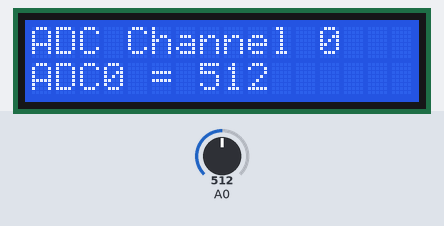
The sketch below on a simulated Arduino Uno, built with avr-gcc and run on an emulated ATmega328P. Shown: 16×2 character LCD. The test bench sets the inputs (shaded band); at power-on: A0 = 512.

Above: at 1.2 s.
1.3 s: A0 set to 716
At 1.7 s:
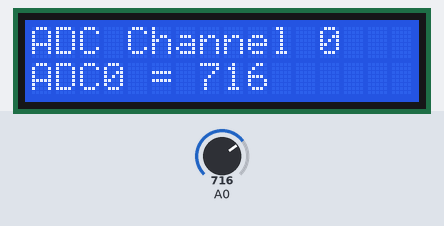
2.8 s: A0 set to 900
At 3.4 s:
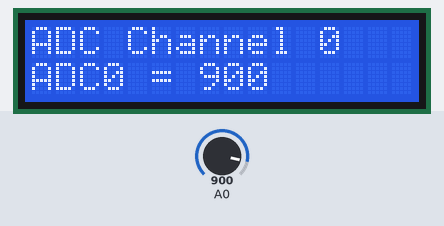
4.3 s: A0 set to 1023
At 5.0 s:
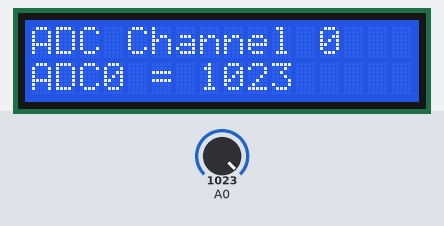
Timing chart, 0 to 7.3 s (numbered marks = the images above; inputs shaded):
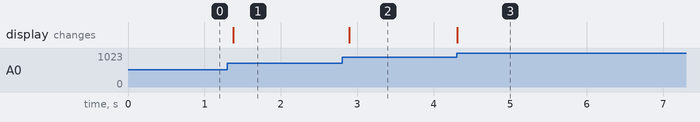

Measured:
- after the input at 1.3 s, the display: changes after 0.08 s (image 1)
- after the input at 2.8 s, the display: changes after 0.10 s (image 2)
- after the input at 4.3 s, the display: changes at once (image 3)

The sketch:

INKUBATOR_09-ADC_LCD.ino
```cpp
#include <LiquidCrystal.h>
LiquidCrystal lcd(2, 3, 4, 5, 6, 7);
int adc;

void setup() {
  lcd.begin(16, 2);
  lcd.print("ADC Channel 0");
  lcd.setCursor(0, 1);
  lcd.print("ADC0 = ");
}

void loop() {
  adc=analogRead(0);
  lcd.setCursor(7, 1);
  lcd.print(adc);
  lcd.print("  ");
  delay(100);
}
```
